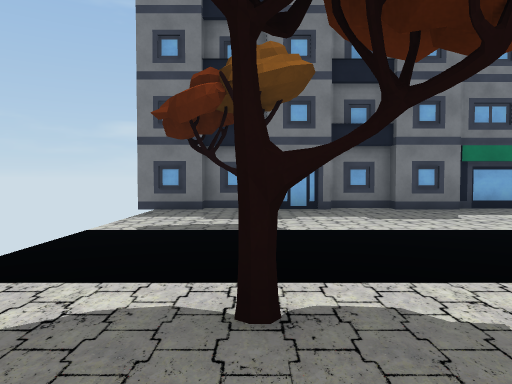
[1] (above)

23 first-person views from a walk through a Unity game level. The camera is 1.5 m above the floor, tilts 2° down and sees 70° across. The floor is counted in squares, 2 m on a side. Each view is taken from the middle of a square. On the plan, view 1 faces up. The plan holds only what a view shows up to about 11 squares ahead; the rest is blank. The place goes on beyond the plan. The player is left out. Some animated figures are not drawn. Some surface patterns are stand-ins.

[2]
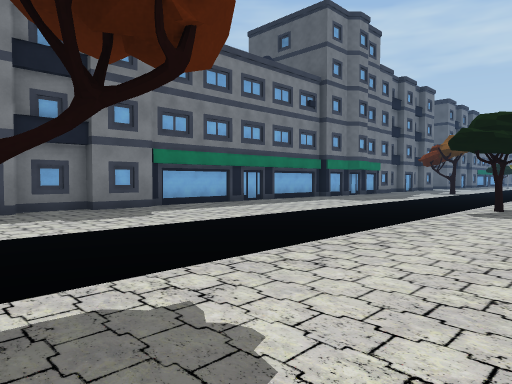

[3]
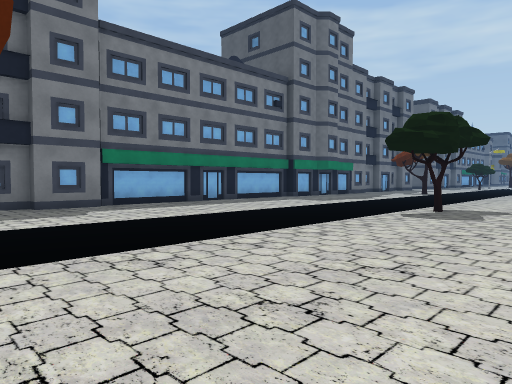

[4]
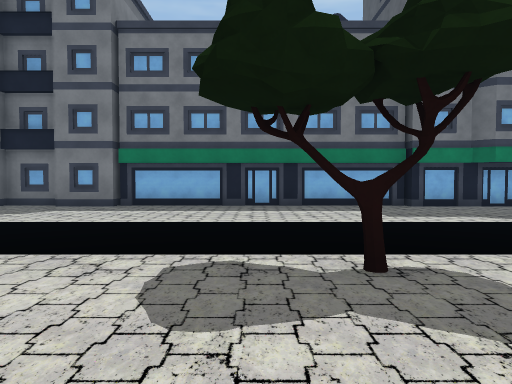

[5]
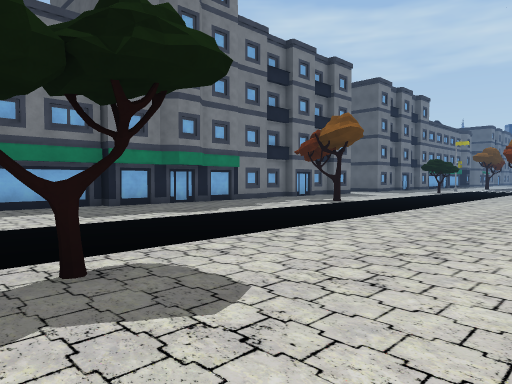

[6]
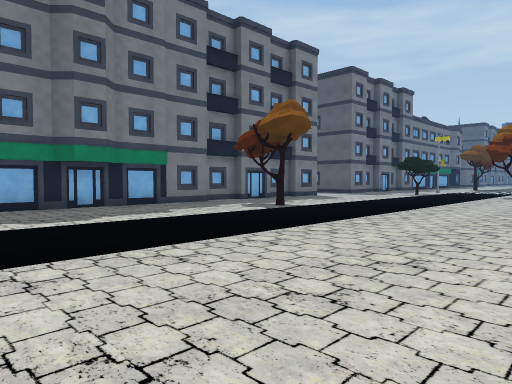

[7]
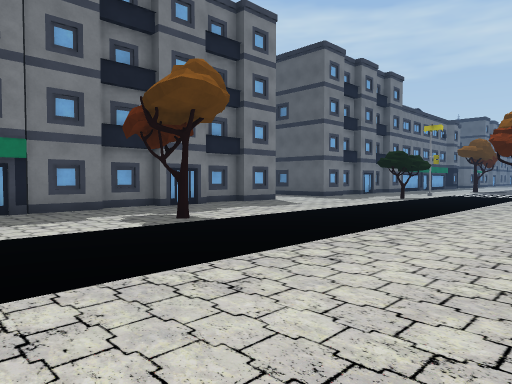

[8]
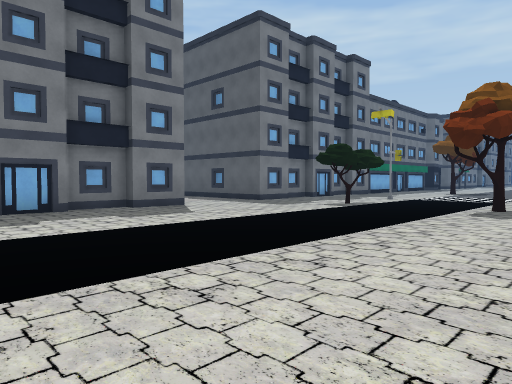

[9]
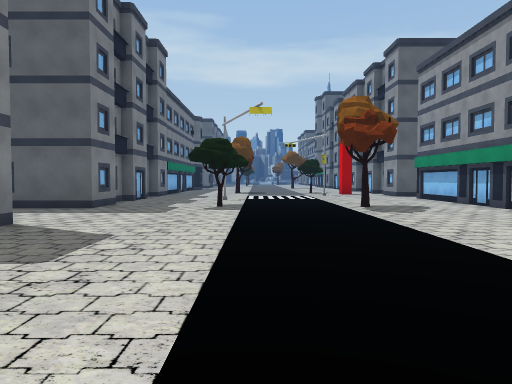

[10]
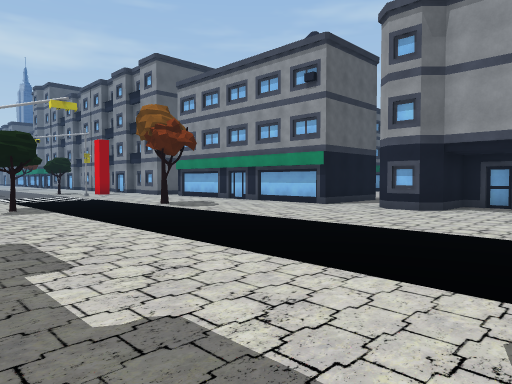

[11]
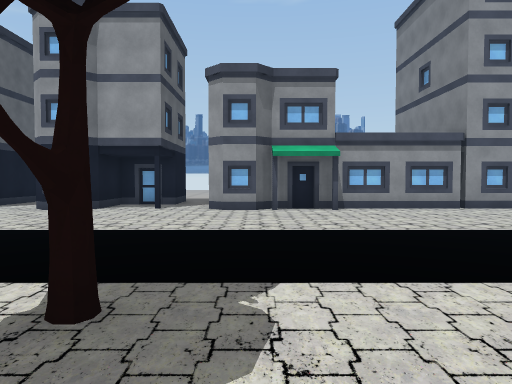

[12]
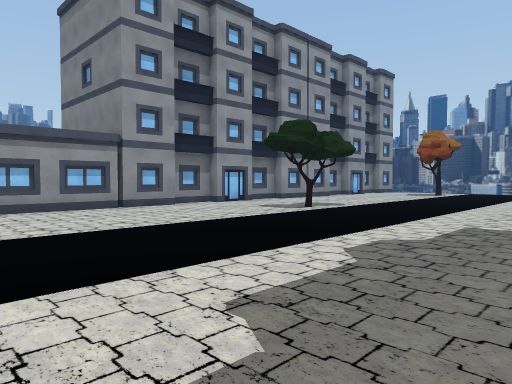

[13]
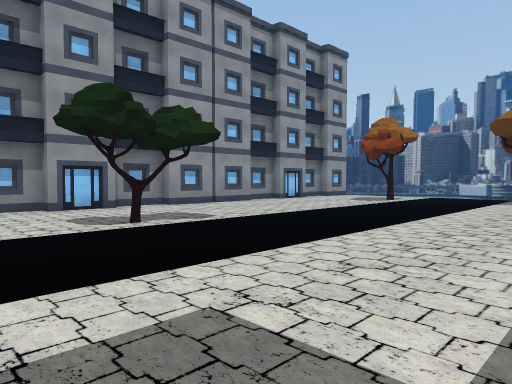

[14]
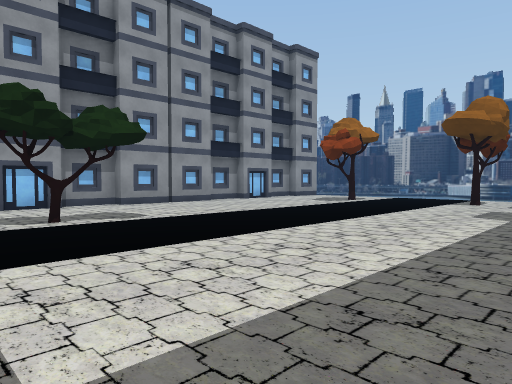

[15]
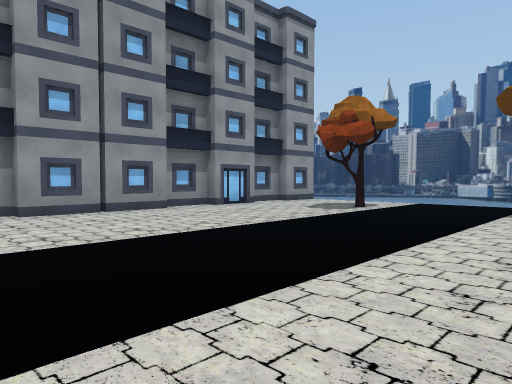

[16]
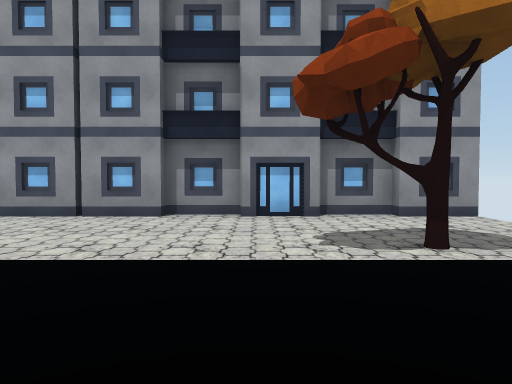

[17]
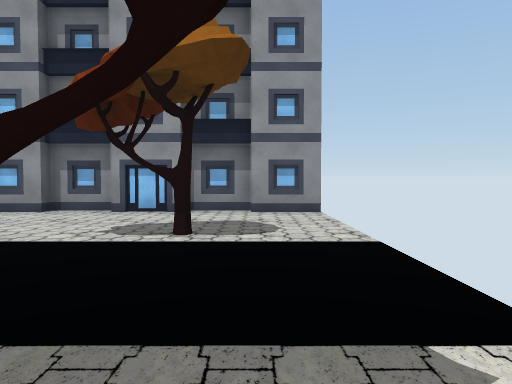

[18]
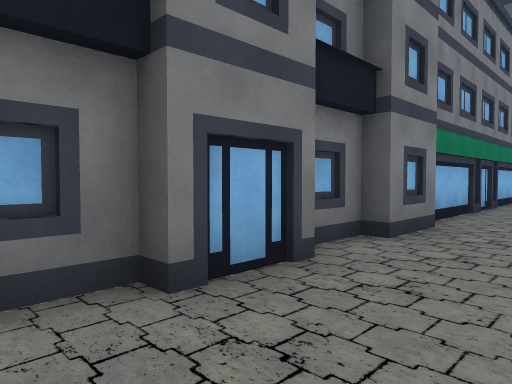

[19]
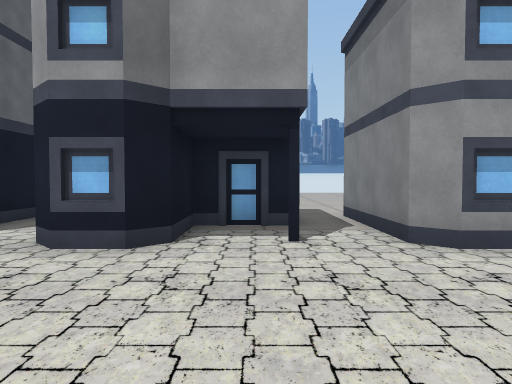

[20]
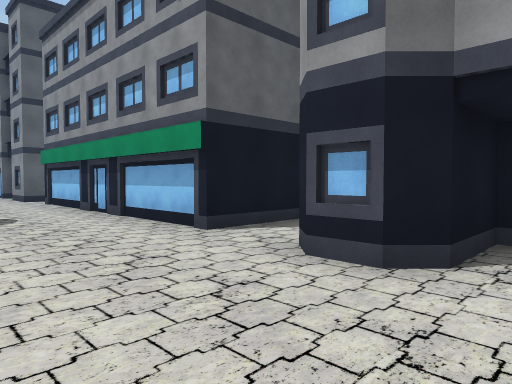

[21]
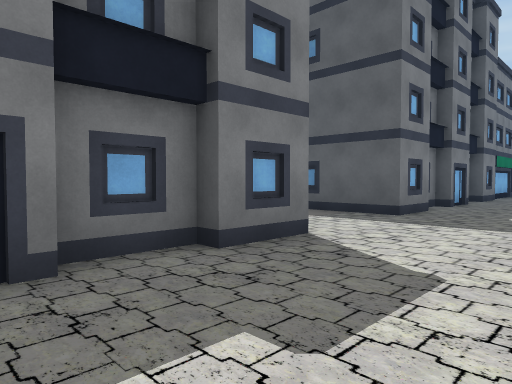

[22]
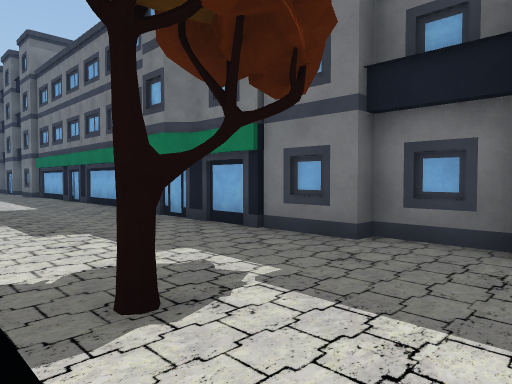

[23]
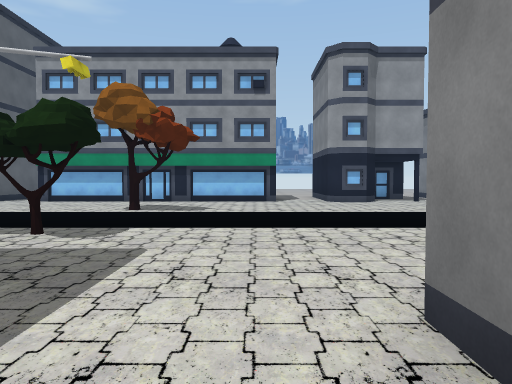

### Floor plan
Key: @ floor where view 1 was taken; # wall or solid block; . floor; O other object.
Columns run from 3 left of view 1 to 31 right of it. Each row starts with its distance up from view 1.
 11                              O...#
 10  ########       #     ########...##
  9 ##..##.##....O..##O##O#..##.##...O#
  8  ..................................
  7  ..................................
  6  ..O...................O.........O.
  5  ..................................
  4  ......  .......     ......  ......
  3  ..................................
  2  ..O.........O...................O.
  1  ..................................
  0  ..@...............................
 -1  ..................O#.##..#O......O
 -2  ##########O######     #..# ..
 -3                        #.##
 -4                        #.
 -5                        ..
 -6                        ..
 -7                        ..

Where each view was taken, in squares from view 1:
view 1: 0 up, 0 right, facing up
view 2: 0 up, 0 right, facing up-right
view 3: 1 down, 1 right, facing up-right
view 4: 1 down, 9 right, facing up
view 5: 1 down, 9 right, facing up-right
view 6: 1 down, 12 right, facing up-right
view 7: 0 up, 16 right, facing up-right
view 8: 0 up, 20 right, facing up-right
view 9: 5 up, 20 right, facing right
view 10: 8 up, 20 right, facing down-right
view 11: 8 up, 19 right, facing down
view 12: 8 up, 18 right, facing down-left
view 13: 8 up, 13 right, facing down-left
view 14: 9 up, 12 right, facing down-left
view 15: 7 up, 9 right, facing down-left
view 16: 6 up, 2 right, facing down
view 17: 7 up, 1 left, facing down
view 18: 7 up, 1 left, facing up-right
view 19: 3 up, 22 right, facing down
view 20: 2 up, 22 right, facing down-right
view 21: 6 up, 22 right, facing up-right
view 22: 5 up, 22 right, facing up-left
view 23: 11 up, 27 right, facing down
